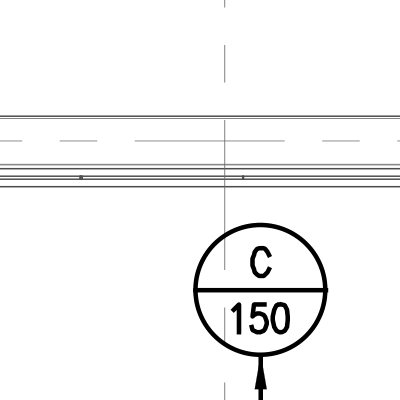
#> input picture implementation/backend/tests/fixtures/v4/cache/air_terminal.png, 400 x 400 px
$ python -i duct_outline.py   (imports and definitions only)
#> lines starting #> are read from the running program, lines starting #| are printed output that depends on the picture; after the words box and inside, x2 and y2 are one past the last pixel; in counts of white or black regions, pixels touching at a corner belong together
### implementation/backend/app/cv/_primitives.py
"""Shared low-level CV helpers for the V4 outline-based detectors.

Kept private (`_primitives`) — these are implementation glue, not public API.
Placed here rather than duplicated across `duct_outline`, `crosscut`,
`connectors`, `terminals`, `crossings` so a single binarisation tweak does
not have to land in five files.
"""

from __future__ import annotations

import cv2
import numpy as np
from PIL import Image

# Threshold below which a greyscale pixel is treated as ink. Engineering
# drawings come back from the V4 preprocess stage with grey architectural
# fill stripped (A12), so anything still dark is linework.
INK_LEVEL = 200


def to_gray(image: Image.Image) -> np.ndarray:
    """Return an HxW uint8 greyscale array regardless of the input mode."""
    if image.mode != "L":
        image = image.convert("L")
    return np.asarray(image, dtype=np.uint8)


def binary_ink(image: Image.Image, *, level: int = INK_LEVEL) -> np.ndarray:
    """Foreground (ink) mask: 255 where the drawing has ink, 0 elsewhere."""
    gray = to_gray(image)
    _, mask = cv2.threshold(gray, level, 255, cv2.THRESH_BINARY_INV)
    return mask


def principal_axis_of(points: np.ndarray) -> tuple[tuple[float, float], float]:
    """Return (unit-vector along long axis, est_width_px) for a contour.

    Uses cv2.minAreaRect — robust on rotated rectangles and rounded-rect
    duct outlines. Width is the *short* side of the min-area rectangle.
    """
    rect = cv2.minAreaRect(points.astype(np.float32))
    (_cx, _cy), (w, h), angle_deg = rect
    long_side = float(max(w, h))
    short_side = float(min(w, h))
    # cv2 reports the angle of the side referenced as `width`. Reorient so the
    # axis vector always points along the long side, regardless of which side
    # cv2 picked as `width` for this particular rectangle.
    axis_deg = angle_deg if w >= h else angle_deg + 90.0
    rad = np.deg2rad(axis_deg)
    axis = (float(np.cos(rad)), float(np.sin(rad)))
    # `long_side` is unused by the caller today but kept so the helper is the
    # single authority on min-area-rect interpretation.
    _ = long_side
    return axis, short_side

### implementation/backend/app/cv/duct_outline.py
"""Outline-based duct polygon detection (SOLUTION-DESIGN-V4 §3, ADR-0015).

V3 detected ducts by their fill colour; V4 walks contours of the cleaned
linework so the same code path works for hatched, unfilled, or differently
coloured drawings.

Approach:
  1. Threshold to an ink mask (grey arch fill is already stripped — A12).
  2. Close small dashes so a dashed run reads as one closed contour. Dilate-
     then-erode is enough — the spacing in the test set is sub-millimetre at
     300 DPI.
  3. Find external contours, filter on area + aspect ratio.
  4. Approximate each contour to a polygon and classify shape via the
     min-area-rect aspect ratio: square-ish → "round" candidate (the bbox
     of an inscribed circle is square), elongated → "rectangular".
"""

from __future__ import annotations

import cv2
import numpy as np
from PIL import Image

from app.cv._primitives import binary_ink, principal_axis_of
from app.cv.types import DuctPolygon

# Anything smaller than this is text or a tick mark, not a duct.
_MIN_AREA_PX = 800
# A duct that fills the whole page is the title-block frame, not a duct.
_MAX_AREA_FRAC = 0.6
# Reject extreme aspect ratios — those are wall lines, not ducts.
_MAX_ASPECT = 60.0
# Aspect ratio above which we treat the contour as elongated (rectangular).
# Below this the contour is squat enough to be a round duct seen as a circle
# or short rectangle; classification falls back to "unknown" for the caller.
_RECT_ASPECT_FLOOR = 1.6
# Polygon approximation epsilon as a fraction of contour perimeter.
_APPROX_EPS_FRAC = 0.01
# Morphological-close kernel; large enough to bridge dashed-line gaps in a
# 300-DPI raster but small enough not to merge adjacent ducts.
_CLOSE_KERNEL = 5


def detect_duct_polygons(image: Image.Image) -> list[DuctPolygon]:
    """Return one polygon per duct shape found in the cleaned raster."""
    mask = _close_gaps(binary_ink(image))
    h, w = mask.shape
    page_area = float(h * w)

    # `RETR_LIST` walks every contour — outer and inner — without hierarchy.
    # Engineering drawings nest the duct outline inside the page-frame outline
    # and adjacent to text/hatching, so `RETR_EXTERNAL` would lose interior
    # ducts entirely.
    contours, _ = cv2.findContours(mask, cv2.RETR_LIST, cv2.CHAIN_APPROX_NONE)
    polygons: list[DuctPolygon] = []
    for idx, contour in enumerate(contours):
        polygon = _contour_to_polygon(contour, page_area, polygon_id=f"duct_{idx}")
        if polygon is not None:
            polygons.append(polygon)
    return _suppress_duplicates(polygons)


def _close_gaps(mask: np.ndarray) -> np.ndarray:
    kernel = cv2.getStructuringElement(cv2.MORPH_RECT, (_CLOSE_KERNEL, _CLOSE_KERNEL))
    return cv2.morphologyEx(mask, cv2.MORPH_CLOSE, kernel)


def _contour_to_polygon(
    contour: np.ndarray, page_area: float, *, polygon_id: str
) -> DuctPolygon | None:
    area = float(cv2.contourArea(contour))
    if area < _MIN_AREA_PX or area > page_area * _MAX_AREA_FRAC:
        return None

    x, y, w, h = cv2.boundingRect(contour)
    long_side, short_side = (max(w, h), min(w, h))
    if short_side == 0:
        return None
    aspect = long_side / short_side
    if aspect > _MAX_ASPECT:
        return None

    axis, est_width_px = principal_axis_of(contour.reshape(-1, 2))
    if est_width_px <= 0:
        return None

    eps = _APPROX_EPS_FRAC * cv2.arcLength(contour, closed=True)
    approx = cv2.approxPolyDP(contour, eps, closed=True)
    points = [(float(p[0][0]), float(p[0][1])) for p in approx]

    shape_hint = _classify_shape(aspect, area, w, h)
    return DuctPolygon(
        id=polygon_id,
        points=points,
        shape_hint=shape_hint,
        bbox=(float(x), float(y), float(w), float(h)),
        principal_axis=axis,
        est_width_px=float(est_width_px),
    )


def _suppress_duplicates(
    polygons: list[DuctPolygon], *, iou_threshold: float = 0.85
) -> list[DuctPolygon]:
    """Drop polygons whose bbox IoU with a kept polygon is above threshold.

    Ink contours come in pairs (outer + inner edge of the same duct outline).
    Keeping both would double-count every duct downstream, so we keep the
    larger of each near-duplicate pair.
    """
    sorted_polys = sorted(
        polygons,
        key=lambda p: (p.bbox[2] * p.bbox[3]) if p.bbox else 0.0,
        reverse=True,
    )
    kept: list[DuctPolygon] = []
    for candidate in sorted_polys:
        if candidate.bbox is None:
            kept.append(candidate)
            continue
        if not any(_bbox_iou(candidate.bbox, k.bbox) >= iou_threshold for k in kept if k.bbox):
            kept.append(candidate)
    # Re-id so callers see contiguous identifiers regardless of suppression.
    return [
        DuctPolygon(
            id=f"duct_{i}",
            points=p.points,
            shape_hint=p.shape_hint,
            bbox=p.bbox,
            principal_axis=p.principal_axis,
            est_width_px=p.est_width_px,
        )
        for i, p in enumerate(kept)
    ]


def _bbox_iou(
    a: tuple[float, float, float, float], b: tuple[float, float, float, float]
) -> float:
    ax, ay, aw, ah = a
    bx, by, bw, bh = b
    inter_x1 = max(ax, bx)
    inter_y1 = max(ay, by)
    inter_x2 = min(ax + aw, bx + bw)
    inter_y2 = min(ay + ah, by + bh)
    if inter_x2 <= inter_x1 or inter_y2 <= inter_y1:
        return 0.0
    inter = (inter_x2 - inter_x1) * (inter_y2 - inter_y1)
    union = aw * ah + bw * bh - inter
    return inter / union if union > 0 else 0.0


def _classify_shape(aspect: float, area: float, w: int, h: int) -> str:
    """Round vs rectangular vs unknown.

    A round duct rendered as a circle has a bbox aspect ~ 1 and an area ~ π/4
    of its bbox. A long rectangular run has aspect well above 1.
    """
    if aspect >= _RECT_ASPECT_FLOOR:
        return "rectangular"
    bbox_area = float(w * h)
    if bbox_area == 0:
        return "unknown"
    fill = area / bbox_area
    # Circle inside its bbox fills π/4 ≈ 0.785; allow a tolerance band.
    if 0.65 <= fill <= 0.92 and aspect < 1.25:
        return "round"
    return "unknown"

>>> from PIL import Image
>>> picture = Image.open('../../tests/fixtures/v4/cache/air_terminal.png')
#> picture is the input picture: PIL image 400x400 RGB; min 0, max 255, mean 244.5
>>> result = detect_duct_polygons(picture)
#> in binary_ink, `_, mask = cv2.threshold(gray, level, 255, cv2.THRESH_BINARY_INV)`:
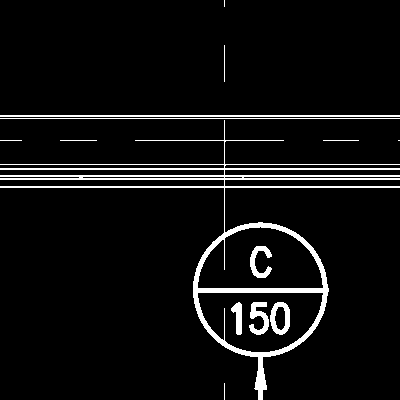
#> mask: shape (400, 400); 6% white; 14 white regions (3 under 20 px), largest, box (x1, y1, x2, y2) and area: (0, 120, 400, 400) 6913, (0, 115, 400, 117) 800, (0, 118, 400, 119) 400
#> in _close_gaps, `kernel = cv2.getStructuringElement(cv2.MORPH_RECT, (_CLOSE_KERNEL, _CL..`: kernel = [[1, 1, 1, 1, 1], [1, 1, 1, 1, 1], [1, 1, 1, 1, 1], [1, 1, 1, 1, 1], [1, 1, 1, 1, 1]]
#> in _close_gaps, `return cv2.morphologyEx(mask, cv2.MORPH_CLOSE, kernel)`:
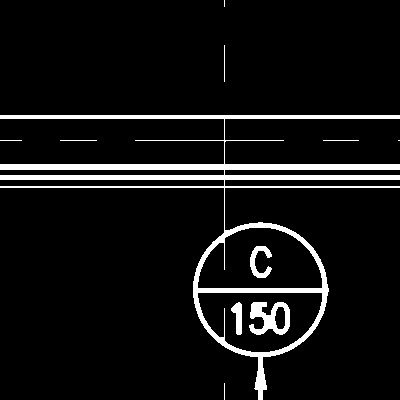
#> returned value: shape (400, 400); 7.3% white; 11 white regions (3 under 20 px)
#> in detect_duct_polygons, `contours, _ = cv2.findContours(mask, cv2.RETR_LIST, cv2.CHAIN_APPROX_N..`: contours = 14 contours, 7 with area under 20; largest, box (x1, y1, x2, y2) and area: (0, 115, 400, 400) 19553, (197, 227, 323, 289) 6003, (197, 292, 323, 353) 5856, (249, 302, 290, 335) 866, (250, 246, 272, 278) 264, (274, 306, 286, 330) 209, (231, 302, 242, 335) 186
#> the loop in detect_duct_polygons, `for idx, contour in enumerate(contours):` made 14 passes
#> area in _contour_to_polygon on passes 2, 4, 6: 209, 186.5, 263.5
#> (area in _contour_to_polygon, x in _contour_to_polygon, y in _contour_to_polygon, aspect in _contour_to_polygon) on passes 3, 12: (866, 249, 302, 1.24), (19553, 0, 115, 1.4)
#> after the loop in detect_duct_polygons, `for idx, contour in enumerate(contours):`: polygons = 4 items
#> the loop in _suppress_duplicates, `for candidate in sorted_polys:` made 4 passes
#> result = 4 items

$ run again, on implementation/backend/tests/fixtures/v4/cache/dashed_crossing.png
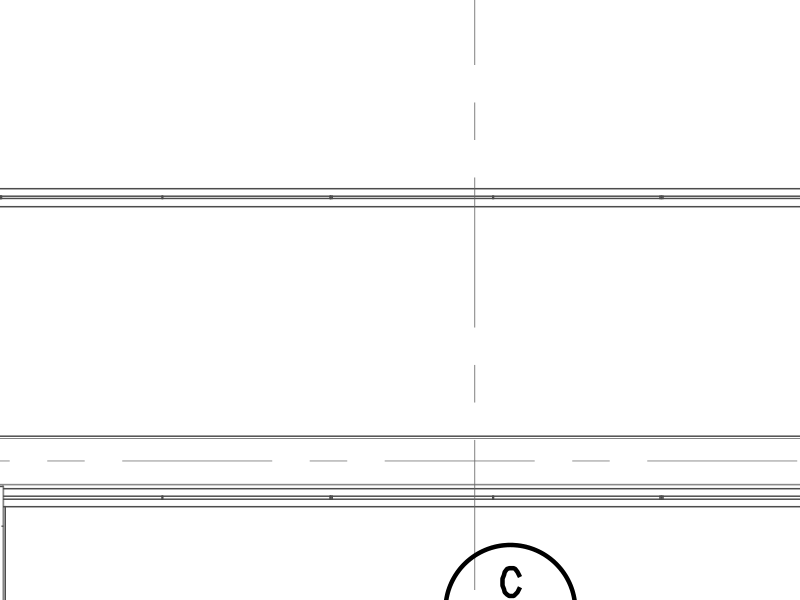
#> input picture implementation/backend/tests/fixtures/v4/cache/dashed_crossing.png, 800 x 600 px
#> picture is the input picture: PIL image 800x600 RGB; min 0, max 255, mean 249.5
#> in binary_ink, `_, mask = cv2.threshold(gray, level, 255, cv2.THRESH_BINARY_INV)`:
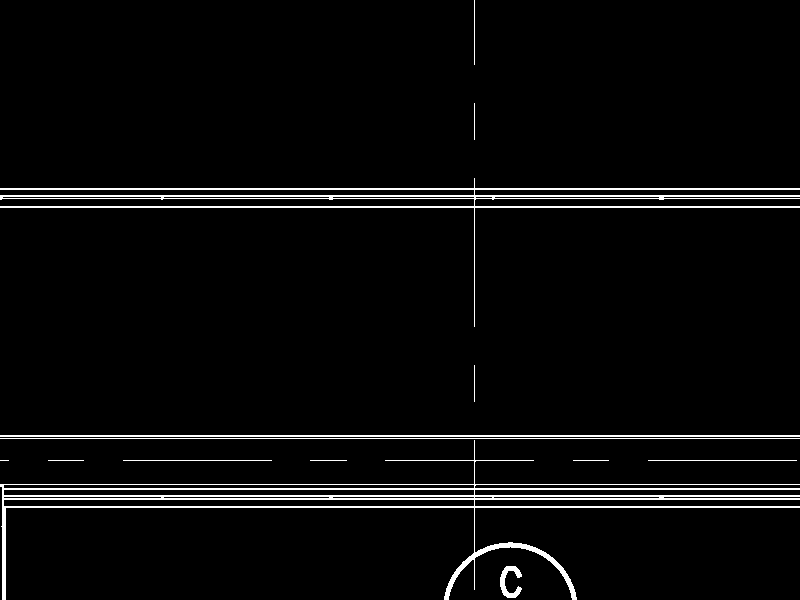
#> mask: shape (600, 800); 3.7% white in thin lines or dots
#> kernel = [[1, 1, 1, 1, 1], [1, 1, 1, 1, 1], [1, 1, 1, 1, 1], [1, 1, 1, 1, 1], [1, 1, 1, 1, 1]]
#> in _close_gaps, `return cv2.morphologyEx(mask, cv2.MORPH_CLOSE, kernel)`:
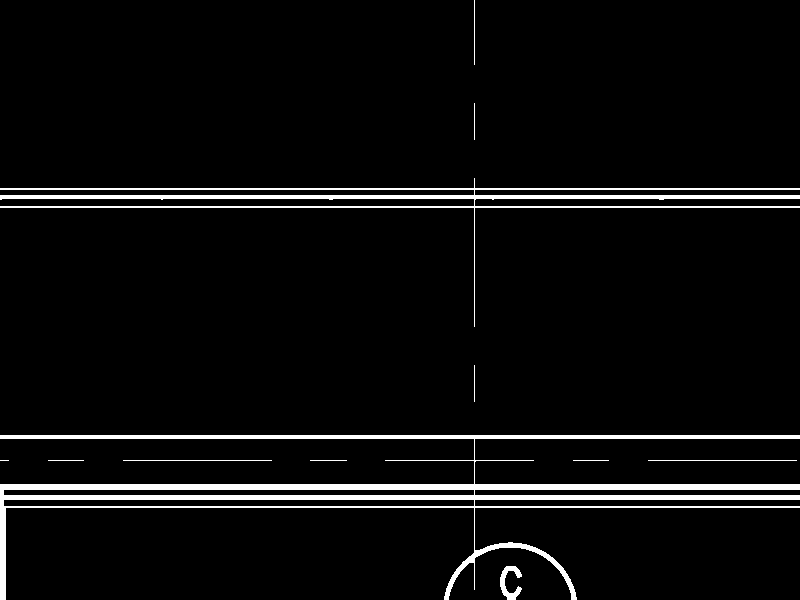
#> returned value: shape (600, 800); 4.8% white; 12 white regions (1 under 20 px)
#> contours = 14 contours, 9 with area under 20; largest, box (x1, y1, x2, y2) and area: (0, 435, 800, 600) 17798, (0, 178, 800, 327) 4017, (3, 499, 475, 507) 3295, (3, 489, 475, 496) 2824, (500, 566, 522, 600) 280
#> the loop in detect_duct_polygons, `for idx, contour in enumerate(contours):` made 14 passes
#> (area in _contour_to_polygon, x in _contour_to_polygon, y in _contour_to_polygon, aspect in _contour_to_polygon) on passes 10, 12: (17798, 0, 435, 4.85), (4017, 0, 178, 5.37)
#> after the loop in detect_duct_polygons, `for idx, contour in enumerate(contours):`: polygons = 3 items
#> the loop in _suppress_duplicates, `for candidate in sorted_polys:` made 3 passes
